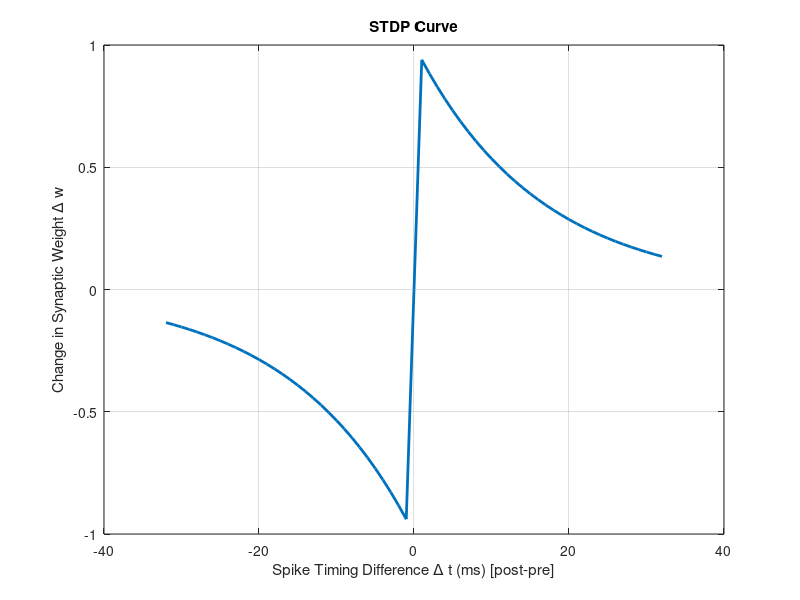

Write MATLAB code to recreate this figure.
dt = -32:1:32; % post-pre
aLTP = 1;
aLTD = -1;
tauLTP = 16; % ms
tauLTD = 16; % ms
eta = 1; 
time_window = 32;
multiple = 8; 

% deltaW ct
deltaW = zeros(size(dt));
for i = 1:length(dt)
    if dt(i) > 0
        % LTP: Δt > 0
        deltaW(i) = eta * aLTP * exp(-dt(i)/tauLTP);
    elseif dt(i) < 0
        % LTD: Δt < 0
        deltaW(i) = eta * aLTD * exp(dt(i)/tauLTD);
    else
        % Δt = 0
        deltaW(i) = 0;
    end
end




figure;
plot(dt, deltaW, 'LineWidth', 2);
xlabel('Spike Timing Difference \Delta t (ms) [post-pre]');
ylabel('Change in Synaptic Weight \Delta w');
title('STDP Curve');
grid on;

disp('Array from 0 to -time_window, multiplied and rounded:');
index_neg = dt >= -time_window & dt < 0;
multiplied_neg = -round(deltaW(index_neg) * multiple); 
disp(['(', strjoin(arrayfun(@num2str, multiplied_neg, 'UniformOutput', false), ', '), ');']);


disp('Array from 0 to time_window, multiplied and rounded:');
index_pos = dt <= time_window & dt > 0;
multiplied_pos = round(deltaW(index_pos) * multiple); 
disp(['(', strjoin(arrayfun(@num2str, multiplied_pos, 'UniformOutput', false), ', '), ');']);
